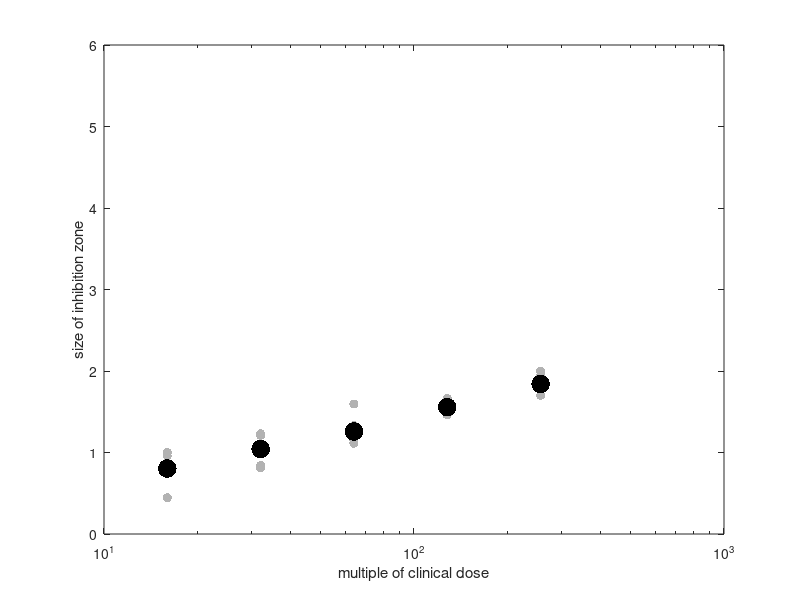

This chart was generated by the following MATLAB code: (Note: this script raises an error after producing the figure.)
clc
close all
clear vars

%%

gray = 0.7*[1 1 1];
red = [1 0 0]*0.75;
blue = [0 0 1]*0.75;
black = 0.1*[1 1 1];

mdlLabel = {'Bonev2008','EI','Exponential rad'};

figNames = {'pen1','dox1','pen2','dox2'};
colours = {blue,red,black,gray};
styles = {'-','-','-','-'};

Q = [0 0 0 0];

logF = @(p,r)p(3) + exp(p(1) + sqrt(1+p(2).*r.^2 )) .* ( sqrt(1+p(2)*r.^2) );
b0F = [0.03 0.4 1.75];

fexpint = @(b,r)(abs(b(3)) + b(1) ./ expint(abs(b(2))*r.^2));
b0ei = [0.5 0.02 1];

bonevF = @(p,r)p(1).*exp(-r.^2*p(2));
b0b = [1.3 -0.03];

models = {bonevF,fexpint,logF};
b0 = {b0b,b0F,b0ei};

for mdl = 1:3

    model = models{mdl};
    guess = b0{mdl};

    dosages = [16 32 64 128 256];
    Dosages = repmat(dosages,6,1);

    allDosages = Dosages(:);
    fineAllDosages = 0.01:0.01:1.1*max(allDosages);

    %what is this for? for plotting? Yep - for moving raw data apart to be visible
    R = rand(size(Dosages(:)));
    R = 5*(R - 0.5);

    for year = 1:2
        if year == 1
            doxyRad = [4.119,4.191,4.301,5.228,8.398;1.744,2.573,4.191,6.158,7.942;5.896,4.948,5.474,5.47400000000000,10.0660000000000;3.36500000000000,4.30100000000000,4.30100000000000,6.70000000000000,7.40200000000000;3.07900000000000,3.26900000000000,3.97600000000000,6.42400000000000,7.94200000000000;3.40000000000000,4.48600000000000,5.86900000000000,6.74300000000000,7.64500000000000];
            penicillinRad = [2.405,2.217,4.191,8.709,9.079;0.622,2.061,3.976,6.697,10.986;2.89500000000000,3.66400000000000,4.75300000000000,7.64500000000000,12.5660000000000;3.14200000000000,4.75300000000000,7.99200000000000,7.35400000000000,10.5210000000000;1.76700000000000,4.60000000000000,5.55700000000000,7.84300000000000,11.8850000000000;1.96100000000000,3.66400000000000,3.90600000000000,7.45100000000000,9.07900000000000];
            %don't use area, use radius:
            doxyRad = sqrt(doxyRad/pi);
            penicillinRad = sqrt(penicillinRad/pi);
                %use diameters:
            %doxyRad = doxyRad*2;
            %penicillinRad = penicillinRad*2;
        else
            doxyRad = [2.80000000000000,2.40000000000000,2.40000000000000,2.10000000000000,1.60000000000000,2.35000000000000;3.40000000000000,2.70000000000000,2.70000000000000,2.40000000000000,2.60000000000000,2.55000000000000;4,3.40000000000000,3.40000000000000,3.70000000000000,2.40000000000000,2.90000000000000;4.80000000000000,4.40000000000000,4,4,3.60000000000000,3.05000000000000;5.60000000000000,4.80000000000000,4.80000000000000,4.50000000000000,4.80000000000000,3.83000000000000]';
            penicillinRad = [2,2.20000000000000,1.50000000000000,1.50000000000000,2,2.58000000000000;2.40000000000000,2.40000000000000,2.10000000000000,1.80000000000000,2.10000000000000,2.90000000000000;2.70000000000000,3.40000000000000,2.30000000000000,2,2.50000000000000,3.75000000000000;3.60000000000000,4.20000000000000,2.90000000000000,3.30000000000000,2.90000000000000,4.10000000000000;4.20000000000000,3,3.50000000000000,3.80000000000000,3.30000000000000,4.80000000000000]';
        end

        fineRadii = 0:0.01:max(penicillinRad(:));        
        figure(2*(year-1)+1)
    
        r = semilogx(Dosages(:),penicillinRad(:),'.k','markersize',20,'color',[1 1 1]*0.7);
        hold on
        p = semilogx(dosages,mean(penicillinRad),'.k','markersize',40);
        xlabel('multiple of clinical dose')
        ylabel('size of inhibition zone')
        ylim([0 6])
    
        PenModel = fitnlm(mean(penicillinRad),dosages,model,guess)
    
        %PenModel = fitnlm(penicillinRad(:),allDosages,model,guess)

        disp('pen AIC...')
        PenModel.ModelCriterion.AIC
        AICpen{mdl} = PenModel.ModelCriterion.AIC;
        adjR2{mdl} = PenModel.Rsquared.Adjusted;      
    
        plot(PenModel.feval(fineRadii),fineRadii,'-k')

    end
end


%%
